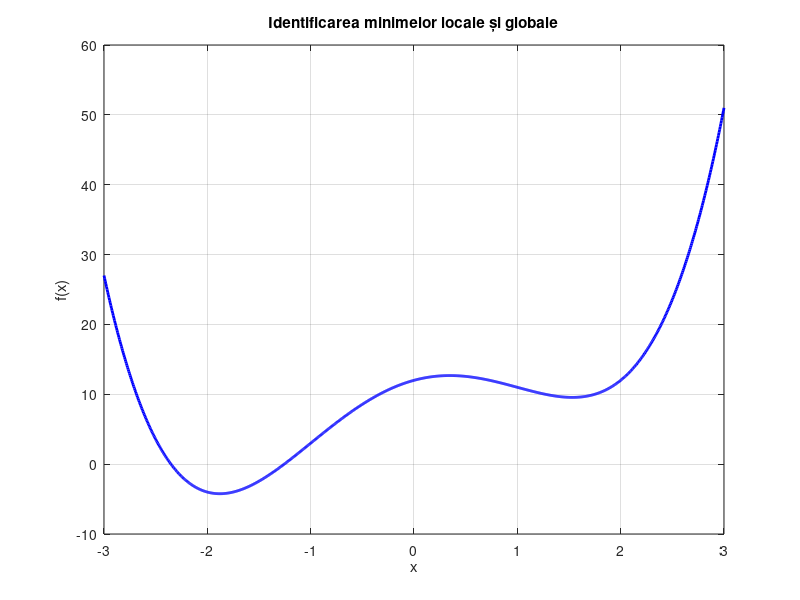

Source code (MATLAB): (Note: this script raises an error after producing the figure.)
%%Functie de o variabila
clc; clear; close all;
f = @(x) x.^4 - 6*x.^2 + 4*x + 12;
x = linspace(-3, 3, 1000);
y = f(x);

figure;
plot(x, y, 'b', 'LineWidth', 2); hold on;
xlabel('x');
ylabel('f(x)');
title('Identificarea minimelor locale și globale');
grid on;

syms x_sym
f_sym = x_sym^4 - 6*x_sym^2 + 4*x_sym + 12;
df_sym = diff(f_sym);
crit_points = double(solve(df_sym == 0, x_sym));
f_crit = double(subs(f_sym, x_sym, crit_points));
plot(crit_points, f_crit, 'ro', 'MarkerSize', 8,'MarkerFaceColor', 'r');

[x_min, f_min] = fminbnd(f, -3, 3);
plot(x_min, f_min, 'go', 'MarkerSize', 10, 'MarkerFaceColor','g');
legend('f(x)', 'Minime locale', 'Minim global');
hold off;